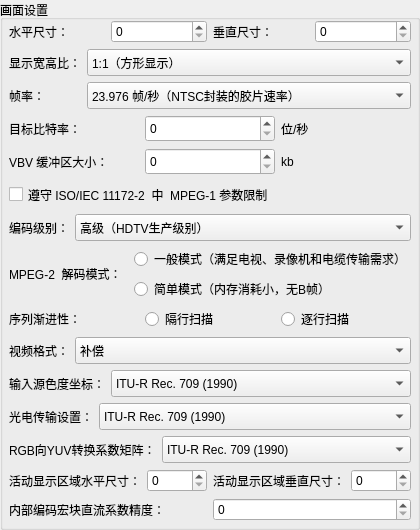
           <widget class="QGroupBox" name="groupBox_5">
            <property name="title">
             <string>画面设置</string>
            </property>
            <widget class="QWidget" name="">
             <property name="geometry">
              <rect>
               <x>9</x>
               <y>20</y>
               <width>402</width>
               <height>501</height>
              </rect>
             </property>
             <layout class="QVBoxLayout" name="verticalLayout_12">
              <item>
               <layout class="QHBoxLayout" name="horizontalLayout_12">
                <item>
                 <widget class="QLabel" name="label_11">
                  <property name="text">
                   <string>水平尺寸：</string>
                  </property>
                 </widget>
                </item>
                <item>
                 <widget class="QSpinBox" name="spinBox_9"/>
                </item>
                <item>
                 <widget class="QLabel" name="label_12">
                  <property name="text">
                   <string>垂直尺寸：</string>
                  </property>
                 </widget>
                </item>
                <item>
                 <widget class="QSpinBox" name="spinBox_10"/>
                </item>
               </layout>
              </item>
              <item>
               <layout class="QHBoxLayout" name="horizontalLayout_13">
                <item>
                 <widget class="QLabel" name="label_13">
                  <property name="sizePolicy">
                   <sizepolicy hsizetype="Fixed" vsizetype="Preferred">
                    <horstretch>0</horstretch>
                    <verstretch>0</verstretch>
                   </sizepolicy>
                  </property>
                  <property name="text">
                   <string>显示宽高比：</string>
                  </property>
                 </widget>
                </item>
                <item>
                 <widget class="QComboBox" name="comboBox">
                  <property name="sizePolicy">
                   <sizepolicy hsizetype="Preferred" vsizetype="Preferred">
                    <horstretch>0</horstretch>
                    <verstretch>0</verstretch>
                   </sizepolicy>
                  </property>
                  <item>
                   <property name="text">
                    <string>1:1（方形显示）</string>
                   </property>
                  </item>
                  <item>
                   <property name="text">
                    <string>4:3 显示</string>
                   </property>
                  </item>
                  <item>
                   <property name="text">
                    <string>16:9 显示</string>
                   </property>
                  </item>
                  <item>
                   <property name="text">
                    <string>2.21:1 显示</string>
                   </property>
                  </item>
                 </widget>
                </item>
               </layout>
              </item>
              <item>
               <layout class="QHBoxLayout" name="horizontalLayout_14">
                <item>
                 <widget class="QLabel" name="label_14">
                  <property name="sizePolicy">
                   <sizepolicy hsizetype="Fixed" vsizetype="Preferred">
                    <horstretch>0</horstretch>
                    <verstretch>0</verstretch>
                   </sizepolicy>
                  </property>
                  <property name="text">
                   <string>帧率：　　　</string>
                  </property>
                 </widget>
                </item>
                <item>
                 <widget class="QComboBox" name="comboBox_2">
                  <property name="sizePolicy">
                   <sizepolicy hsizetype="Preferred" vsizetype="Preferred">
                    <horstretch>0</horstretch>
                    <verstretch>0</verstretch>
                   </sizepolicy>
                  </property>
                  <item>
                   <property name="text">
                    <string>23.976 帧/秒（NTSC封装的胶片速率）</string>
                   </property>
                  </item>
                  <item>
                   <property name="text">
                    <string>24 帧/秒（国际电影院标准电影放映率）</string>
                   </property>
                  </item>
                  <item>
                   <property name="text">
                    <string>25 帧/秒（PAL（625/50）视频帧速率）</string>
                   </property>
                  </item>
                  <item>
                   <property name="text">
                    <string>29.97 帧/秒（NTSC视频帧速率）</string>
                   </property>
                  </item>
                  <item>
                   <property name="text">
                    <string>30 帧/秒（NTSC丢帧（525/60）视频帧速率）</string>
                   </property>
                  </item>
                  <item>
                   <property name="text">
                    <string>50 帧/秒（双帧速率/逐行PAL）</string>
                   </property>
                  </item>
                  <item>
                   <property name="text">
                    <string>59.94 帧/秒（NTSC双帧速率）</string>
                   </property>
                  </item>
                  <item>
                   <property name="text">
                    <string>60 帧/秒（NTSC丢帧双帧速率）</string>
                   </property>
                  </item>
                 </widget>
                </item>
               </layout>
              </item>
              <item>
               <layout class="QHBoxLayout" name="horizontalLayout_15">
                <item>
                 <widget class="QLabel" name="label_15">
                  <property name="text">
                   <string>目标比特率：</string>
                  </property>
                 </widget>
                </item>
                <item>
                 <widget class="QSpinBox" name="spinBox_11">
                  <property name="sizePolicy">
                   <sizepolicy hsizetype="Minimum" vsizetype="Preferred">
                    <horstretch>0</horstretch>
                    <verstretch>0</verstretch>
                   </sizepolicy>
                  </property>
                 </widget>
                </item>
                <item>
                 <widget class="QLabel" name="label_16">
                  <property name="text">
                   <string>位/秒</string>
                  </property>
                 </widget>
                </item>
               </layout>
              </item>
              <item>
               <layout class="QHBoxLayout" name="horizontalLayout_16">
                <item>
                 <widget class="QLabel" name="label_17">
                  <property name="text">
                   <string>VBV 缓冲区大小：</string>
                  </property>
                 </widget>
                </item>
                <item>
                 <widget class="QSpinBox" name="spinBox_12">
                  <property name="sizePolicy">
                   <sizepolicy hsizetype="Minimum" vsizetype="Preferred">
                    <horstretch>0</horstretch>
                    <verstretch>0</verstretch>
                   </sizepolicy>
                  </property>
                 </widget>
                </item>
                <item>
                 <widget class="QLabel" name="label_18">
                  <property name="text">
                   <string>kb</string>
                  </property>
                 </widget>
                </item>
               </layout>
              </item>
              <item>
               <widget class="QCheckBox" name="checkBox">
                <property name="sizePolicy">
                 <sizepolicy hsizetype="Minimum" vsizetype="Preferred">
                  <horstretch>0</horstretch>
                  <verstretch>0</verstretch>
                 </sizepolicy>
                </property>
                <property name="text">
                 <string>遵守 ISO/IEC 11172-2  中  MPEG-1 参数限制</string>
                </property>
               </widget>
              </item>
              <item>
               <layout class="QHBoxLayout" name="horizontalLayout_18">
                <item>
                 <widget class="QLabel" name="label_20">
                  <property name="sizePolicy">
                   <sizepolicy hsizetype="Fixed" vsizetype="Preferred">
                    <horstretch>0</horstretch>
                    <verstretch>0</verstretch>
                   </sizepolicy>
                  </property>
                  <property name="text">
                   <string>编码级别：</string>
                  </property>
                 </widget>
                </item>
                <item>
                 <widget class="QComboBox" name="comboBox_3">
                  <property name="sizePolicy">
                   <sizepolicy hsizetype="Preferred" vsizetype="Preferred">
                    <horstretch>0</horstretch>
                    <verstretch>0</verstretch>
                   </sizepolicy>
                  </property>
                  <item>
                   <property name="text">
                    <string>高级（HDTV生产级别）</string>
                   </property>
                  </item>
                  <item>
                   <property name="text">
                    <string>高1440级（HDTV消费者级别）</string>
                   </property>
                  </item>
                  <item>
                   <property name="text">
                    <string>主要级（CCIR 601）</string>
                   </property>
                  </item>
                  <item>
                   <property name="text">
                    <string>低级（SIF 视频）</string>
                   </property>
                  </item>
                 </widget>
                </item>
               </layout>
              </item>
              <item>
               <layout class="QHBoxLayout" name="horizontalLayout_17">
                <item>
                 <widget class="QLabel" name="label_19">
                  <property name="text">
                   <string>MPEG-2  解码模式：</string>
                  </property>
                 </widget>
                </item>
                <item>
                 <layout class="QVBoxLayout" name="verticalLayout_11">
                  <item>
                   <widget class="QRadioButton" name="radioButton_13">
                    <property name="text">
                     <string>一般模式（满足电视、录像机和电缆传输需求）</string>
                    </property>
                   </widget>
                  </item>
                  <item>
                   <widget class="QRadioButton" name="radioButton_14">
                    <property name="text">
                     <string>简单模式（内存消耗小，无B帧）</string>
                    </property>
                   </widget>
                  </item>
                 </layout>
                </item>
               </layout>
              </item>
              <item>
               <layout class="QHBoxLayout" name="horizontalLayout_19">
                <item>
                 <widget class="QLabel" name="label_21">
                  <property name="text">
                   <string>序列渐进性：</string>
                  </property>
                 </widget>
                </item>
                <item>
                 <widget class="QRadioButton" name="radioButton_15">
                  <property name="text">
                   <string>隔行扫描</string>
                  </property>
                  <attribute name="buttonGroup">
                   <string notr="true">buttonGroup_4</string>
                  </attribute>
                 </widget>
                </item>
                <item>
                 <widget class="QRadioButton" name="radioButton_16">
                  <property name="text">
                   <string>逐行扫描</string>
                  </property>
                  <attribute name="buttonGroup">
                   <string notr="true">buttonGroup_4</string>
                  </attribute>
                 </widget>
                </item>
               </layout>
              </item>
              <item>
               <layout class="QHBoxLayout" name="horizontalLayout_20">
                <item>
                 <widget class="QLabel" name="label_22">
                  <property name="sizePolicy">
                   <sizepolicy hsizetype="Fixed" vsizetype="Preferred">
                    <horstretch>0</horstretch>
                    <verstretch>0</verstretch>
                   </sizepolicy>
                  </property>
                  <property name="text">
                   <string>视频格式：</string>
                  </property>
                 </widget>
                </item>
                <item>
                 <widget class="QComboBox" name="comboBox_4">
                  <property name="sizePolicy">
                   <sizepolicy hsizetype="Preferred" vsizetype="Preferred">
                    <horstretch>0</horstretch>
                    <verstretch>0</verstretch>
                   </sizepolicy>
                  </property>
                  <item>
                   <property name="text">
                    <string>补偿</string>
                   </property>
                  </item>
                  <item>
                   <property name="text">
                    <string>PAL</string>
                   </property>
                  </item>
                  <item>
                   <property name="text">
                    <string>NTSC</string>
                   </property>
                  </item>
                  <item>
                   <property name="text">
                    <string>SECAM</string>
                   </property>
                  </item>
                  <item>
                   <property name="text">
                    <string>未指定</string>
                   </property>
                  </item>
                 </widget>
                </item>
               </layout>
              </item>
              <item>
               <layout class="QHBoxLayout" name="horizontalLayout_21">
                <item>
                 <widget class="QLabel" name="label_23">
                  <property name="sizePolicy">
                   <sizepolicy hsizetype="Fixed" vsizetype="Preferred">
                    <horstretch>0</horstretch>
                    <verstretch>0</verstretch>
                   </sizepolicy>
                  </property>
                  <property name="text">
                   <string>输入源色度坐标：</string>
                  </property>
                 </widget>
                </item>
                <item>
                 <widget class="QComboBox" name="comboBox_5">
                  <property name="sizePolicy">
                   <sizepolicy hsizetype="Preferred" vsizetype="Preferred">
                    <horstretch>0</horstretch>
                    <verstretch>0</verstretch>
                   </sizepolicy>
                  </property>
                  <item>
                   <property name="text">
                    <string>ITU-R Rec. 709 (1990)</string>
                   </property>
                  </item>
                  <item>
                   <property name="text">
                    <string>未指定</string>
                   </property>
                  </item>
                  <item>
                   <property name="text">
                    <string>ITU-R Rec. 624-4 System M</string>
                   </property>
                  </item>
                  <item>
                   <property name="text">
                    <string>ITU-R Rec. 624-4 System B, G</string>
                   </property>
                  </item>
                  <item>
                   <property name="text">
                    <string>SMPTE 170M</string>
                   </property>
                  </item>
                  <item>
                   <property name="text">
                    <string>SMPTE 240M (1987)</string>
                   </property>
                  </item>
                 </widget>
                </item>
               </layout>
              </item>
              <item>
               <layout class="QHBoxLayout" name="horizontalLayout_22">
                <item>
                 <widget class="QLabel" name="label_24">
                  <property name="sizePolicy">
                   <sizepolicy hsizetype="Fixed" vsizetype="Preferred">
                    <horstretch>0</horstretch>
                    <verstretch>0</verstretch>
                   </sizepolicy>
                  </property>
                  <property name="text">
                   <string>光电传输设置：</string>
                  </property>
                 </widget>
                </item>
                <item>
                 <widget class="QComboBox" name="comboBox_6">
                  <property name="sizePolicy">
                   <sizepolicy hsizetype="Preferred" vsizetype="Preferred">
                    <horstretch>0</horstretch>
                    <verstretch>0</verstretch>
                   </sizepolicy>
                  </property>
                  <item>
                   <property name="text">
                    <string>ITU-R Rec. 709 (1990)</string>
                   </property>
                  </item>
                  <item>
                   <property name="text">
                    <string>未指定</string>
                   </property>
                  </item>
                  <item>
                   <property name="text">
                    <string>ITU-R Rec. 624-4 System M</string>
                   </property>
                  </item>
                  <item>
                   <property name="text">
                    <string>ITU-R Rec. 624-4 System B, G</string>
                   </property>
                  </item>
                  <item>
                   <property name="text">
                    <string>SMPTE 170M</string>
                   </property>
                  </item>
                  <item>
                   <property name="text">
                    <string>SMPTE 240M (1987)</string>
                   </property>
                  </item>
                  <item>
                   <property name="text">
                    <string>线型传输</string>
                   </property>
                  </item>
                 </widget>
                </item>
               </layout>
              </item>
              <item>
               <layout class="QHBoxLayout" name="horizontalLayout_23">
                <item>
                 <widget class="QLabel" name="label_25">
                  <property name="sizePolicy">
                   <sizepolicy hsizetype="Fixed" vsizetype="Preferred">
                    <horstretch>0</horstretch>
                    <verstretch>0</verstretch>
                   </sizepolicy>
                  </property>
                  <property name="text">
                   <string>RGB向YUV转换系数矩阵：</string>
                  </property>
                 </widget>
                </item>
                <item>
                 <widget class="QComboBox" name="comboBox_7">
                  <property name="sizePolicy">
                   <sizepolicy hsizetype="Preferred" vsizetype="Preferred">
                    <horstretch>0</horstretch>
                    <verstretch>0</verstretch>
                   </sizepolicy>
                  </property>
                  <item>
                   <property name="text">
                    <string>ITU-R Rec. 709 (1990)</string>
                   </property>
                  </item>
                  <item>
                   <property name="text">
                    <string>未指定</string>
                   </property>
                  </item>
                  <item>
                   <property name="text">
                    <string>FCC</string>
                   </property>
                  </item>
                  <item>
                   <property name="text">
                    <string>ITU-R Rec. 624-4 System B, G</string>
                   </property>
                  </item>
                  <item>
                   <property name="text">
                    <string>SMPTE 170M</string>
                   </property>
                  </item>
                  <item>
                   <property name="text">
                    <string>SMPTE 240M (1987)</string>
                   </property>
                  </item>
                 </widget>
                </item>
               </layout>
              </item>
              <item>
               <layout class="QHBoxLayout" name="horizontalLayout_24">
                <item>
                 <widget class="QLabel" name="label_26">
                  <property name="text">
                   <string>活动显示区域水平尺寸：</string>
                  </property>
                 </widget>
                </item>
                <item>
                 <widget class="QSpinBox" name="spinBox_13"/>
                </item>
                <item>
                 <widget class="QLabel" name="label_27">
                  <property name="text">
                   <string>活动显示区域垂直尺寸：</string>
                  </property>
                 </widget>
                </item>
                <item>
                 <widget class="QSpinBox" name="spinBox_14"/>
                </item>
               </layout>
              </item>
              <item>
               <layout class="QHBoxLayout" name="horizontalLayout_25">
                <item>
                 <widget class="QLabel" name="label_28">
                  <property name="text">
                   <string>内部编码宏块直流系数精度：</string>
                  </property>
                 </widget>
                </item>
                <item>
                 <widget class="QSpinBox" name="spinBox_15"/>
                </item>
               </layout>
              </item>
             </layout>
            </widget>
           </widget>
